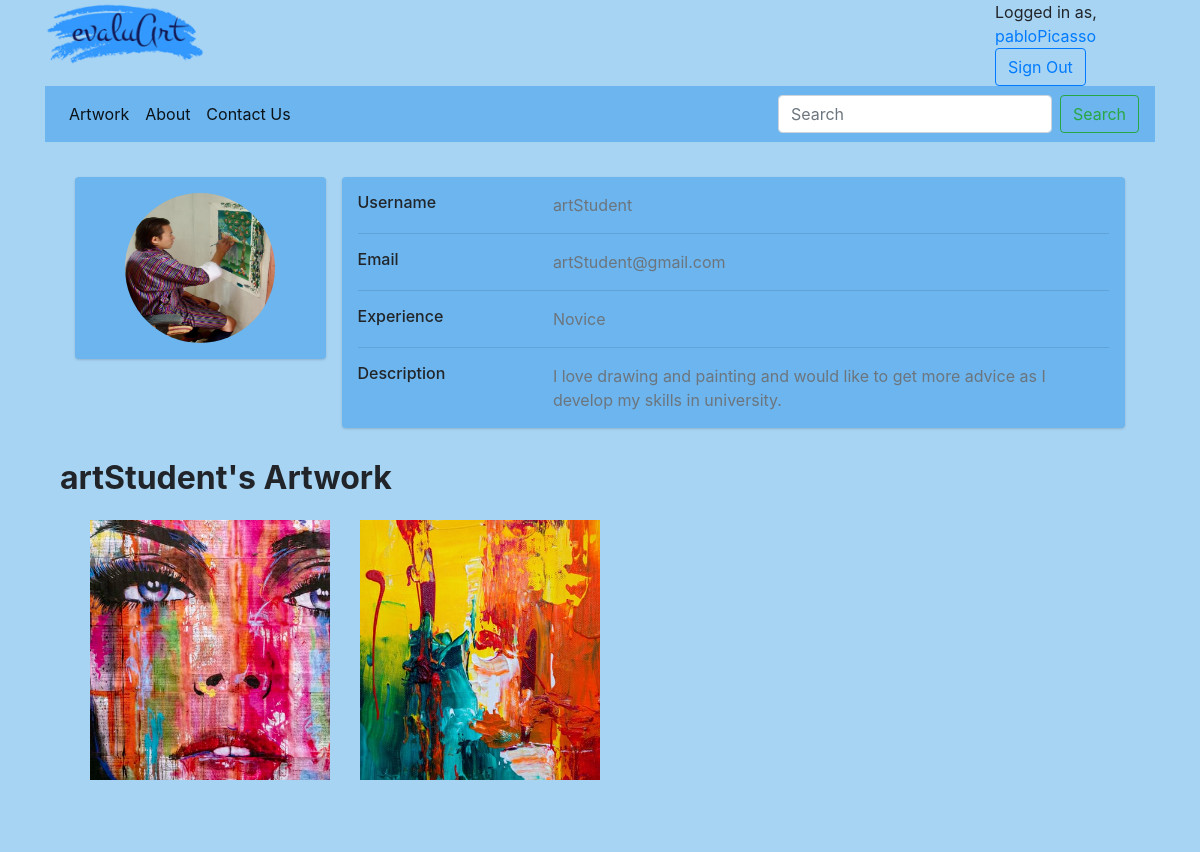
Page /evaluArt/user/artStudent/ (signed in) on the committed database.
### evaluArt/models.py (models this page shows, shortened)
class UserProfile(models.Model):
    user = models.OneToOneField(User, on_delete=models.CASCADE)
    experience = models.CharField(max_length=12, choices=EXPERIENCE, default='1')
    picture = models.ImageField(upload_to='profile_images', default='default/default.jpg', blank=True)
    description = models.TextField(editable = True, blank = True)

class Artwork(models.Model):
    picture = models.ImageField(upload_to='user/%Y/%m/%d/', default='default/default.jpg', blank=True)
    description = models.TextField(max_length=300)
    date_posted = models.DateTimeField(auto_now_add=True)
    user = models.ForeignKey(UserProfile, on_delete=models.CASCADE)
    category = models.ForeignKey(Category, on_delete=models.CASCADE)

### evaluArt/views.py (the view)
# urls.py: path('user/<str:username>/', views.show_account, name='show_account'),
def show_account(request, username):
    context_dict = {}
    context_dict['show_user'] = User.objects.get(username = username)
    context_dict['profile'] = UserProfile.objects.filter(user = context_dict['show_user'])[0]
    context_dict['artwork'] = Artwork.objects.filter(user = context_dict['profile'])
    context_dict['comments'] = Comments.objects.filter(artwork = context_dict['artwork'])
    return render(request, 'evaluArt/show_account.html', context=context_dict)

### templates/evaluArt/show_account.html (shortened to what this page needs)
{% extends 'evaluArt/base.html' %}
{% load staticfiles %}
{% block header_block %}
    <link rel="stylesheet" type="text/css" href="{% static 'css/my_account.css' %}?{% now 'U' %}">
{% endblock %}
{% block content_block %}
    <div class="container">
        <div class="main-body">
              <div class="row gutters-sm">
                <div class="col-md-3 mb-3">
                  <div class="card">
                    <div class="card-body">
                      <div class="d-flex flex-column align-items-center text-center">
                        <img id="profile_picture" src={{ profile.picture.url }} alt="profile picture">
                      </div>
                    </div>
                  </div>
                </div>
                <div class="col-md-9">
                    <div class="card mb-3">
                        <div class="card-body">
                            <div class="row">
                                <div class="col-sm-3">
                                <h6 class="mb-0">Username</h6>
                                </div>
                                <div class="col-sm-9 text-secondary">
                                {{ show_user.username }}
                                </div>
                            </div>
                            <hr>
                            <div class="row">
                                <div class="col-sm-3">
                                <h6 class="mb-0">Email</h6>
                                </div>
                                <div class="col-sm-9 text-secondary">
                                {{ show_user.email }}
                                </div>
                            </div>
                            <hr>
                            <div class="row">
                                <div class="col-sm-3">
                                <h6 class="mb-0">Experience</h6>
                                </div>
                                <div class="col-sm-9 text-secondary">
                                    {% if profile.experience == "0" %}
                                        Beginner
                                    {% elif profile.experience == "1" %}
                                        Novice
                                    {% elif profile.experience == "2" %}
                                        Expert
                                    {% elif profile.experience == "3" %}
                                        Professional
                                    {% endif %}
                                </div>
                            </div>
                            <hr>
                            <div class="row">
                                <div class="col-sm-3">
                                <h6 class="mb-0">Description</h6>
                                </div>
                                <div class="col-sm-9 text-secondary">
                                    {{ profile.description }}
                                </div>
                            </div>
                        </div>
                    </div>
                </div>
            </div>
        </div>
    </div>
    <div class="container">
        <h2><strong>{{ show_user.username }}'s Artwork </strong></h2>
        <div class="container">
            <div class="row">
                {% if not artwork.all %}
                    No uploads yet
                {% else  %}
                    {% for a in artwork %}
                        <div class="col-lg-3 col-md-6 col-sm-12 col-xs-12">
                            <a href="{% url 'evaluArt:show_artwork' a.pk %}"><img class="pic left-block img-responsive" src={{ a.picture.url }}/></a>
                        </div>
                    {% endfor %}
                {% endif %}
            </div>
        </div>
    </div>
{% endblock %}

### templates/evaluArt/base.html (shortened to what this page needs)
<!DOCTYPE html>
{% load staticfiles %}
<html>
    <head lang = "en">
        <link rel="stylesheet" href="https://stackpath.bootstrapcdn.com/bootstrap/4.4.1/css/bootstrap.min.css"
>
        <link rel="stylesheet" type="text/css" href="{% static 'css/base.css' %}?{% now 'U' %}">
        {% block header_block %}
        {% endblock %}
    </head>
    <body>
        <div class="container">
            <div class="row">
                <div class="col-sm-2">
                    <a href={% url 'evaluArt:artwork_list' %} class="home">
                        <img id = "logo" class = "img-responsive" width="100%" src="{% static 'images/logo2.png' %}" alt="logo" />
                    </a>
                </div>
                <div class="col-sm-8">
                </div>
                <div class="col-sm-2">
                    {% if user.is_authenticated %}
                    Logged in as, <a href={% url 'evaluArt:my_account' %}>{{ user.username }}</a><br>
                    <button type="button" class="btn btn-outline-primary"><a href={% url 'evaluArt:logout' %}>Sign Out</a></button>
                    {% else %}
                    <button type="button" id="login" class="btn btn-primary"}><a href={% url 'evaluArt:login' %}>Login</a></button>
                    <button type="button" class="btn btn-outline-primary"><a href={% url 'evaluArt:register' %}>Register</a></button>
                    {% endif %}
                </div>
            </div>
        </div>
        <div class="container">
            <nav class="navbar navbar-expand-lg navbar-light">
                <div class="collapse navbar-collapse" id="navbarSupportedContent">
                  <ul class="navbar-nav mr-auto">
                    <li class="nav-item active">
                      <a class="nav-link" href={% url 'evaluArt:artwork_list' %}>
                        Artwork
                    </li>
                    <li class="nav-item active">
                      <a class="nav-link" href={% url 'evaluArt:about' %}>About</a>
                    </li>
                    <li class="nav-item active">
                      <a class="nav-link" href={% url 'evaluArt:contact_us' %}>Contact Us</a>
                    </li>
                  </ul>
                  <form class="form-inline my-2 my-lg-0" method="POST"
                        action="{% url 'evaluArt:search' %}" enctype="multipart/form-data">
                    <input class="form-control mr-sm-2" name="query" type="search" placeholder="Search" aria-label="Search">
                    <button class="btn btn-outline-success my-2 my-sm-0" type="submit">Search</button>
                  </form>
                </div>
              </nav>
        </div>
        <div class = "container">
            {% block content_block %}
            {% endblock %}
        </div>
    </body>
</html>

### static/css/base.css (style rules this page uses)
body { background-color: #a7d4f3; }
div.container { background-color: #a7d4f3; }
nav { background-color: #6cb5ee; }

### static/css/my_account.css (style rules this page uses)
.main-body { padding: 15px; }
.card { box-shadow: 0 1px 3px 0 rgba(0,0,0,.1), 0 1px 2px 0 rgba(0,0,0,.06); }
.card { position: relative; display: flex; flex-direction: column; min-width: 0; word-wrap: break-word; background-color: #6cb5ee; background-clip: border-box; border: 0 solid rgba(0,0,0,.125); border-radius: .25rem; }
img#profile_picture { background-size: cover; border-radius:50% 50% 50% 50%; width: 150px; height:150px; }
.card-body { flex: 1 1 auto; min-height: 1px; padding: 1rem; }
.gutters-sm { margin-top: 20px; margin-right: -8px; margin-left: -8px; }
.gutters-sm>.col, .gutters-sm>[class*=col-] { padding-right: 8px; padding-left: 8px; }
.mb-3, .my-3 { margin-bottom: 1rem!important; }
.pic { object-fit: cover; margin: 15px; width: 100%; height: 75%; }

### rows in the picture
UserProfile: picture (picture), description "I love drawing and painting and would like to get more advice as I develop my skills in university."
Artwork: picture (picture)
Artwork: picture (picture)

### other values in the picture
{{ user.username }} "pabloPicasso"
{{ show_user.username }} "artStudent"
{{ show_user.email }} "artStudent@gmail.com"
